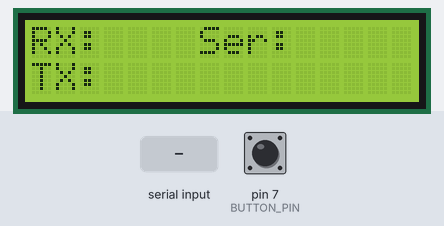
The sketch below on a simulated Arduino Uno, built with avr-gcc and run on an emulated ATmega328P. On the bench: 16×2 character LCD. Inputs (shaded band) come from the test bench; at power-on: pin 7 (BUTTON_PIN) HIGH. Random numbers use the default seed unless the sketch sets one; what the sketch prints to the serial monitor is not drawn.

Above: at 1.2 s.
1.3 s: "1" received over the second serial link
At 3.6 s:
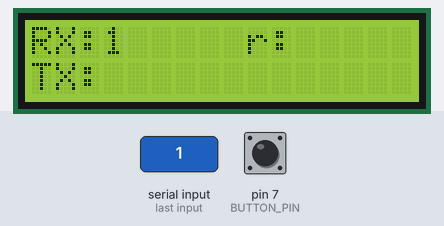
3.9 s: pin 7 (BUTTON_PIN) pulled LOW for 3.2 s
At 7.3 s:
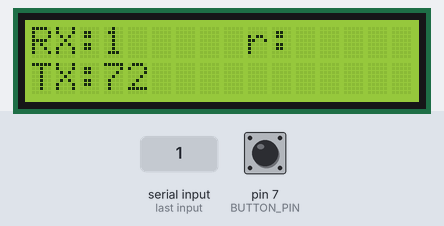
8.6 s: "1" received over Serial
At 10.9 s:
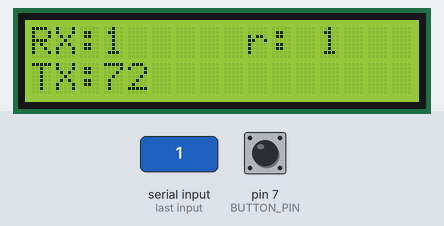
11.2 s: pin 7 (BUTTON_PIN) pulled LOW for 1 s
At 12.6 s:
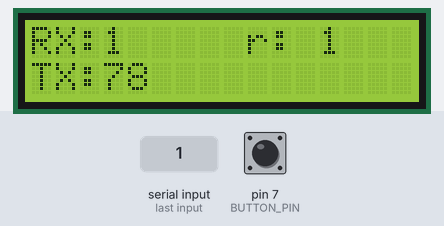
13.7 s: "0" received over Serial
At 15.1 s:
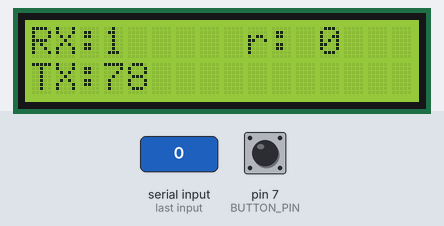
16.3 s: "0" received over the second serial link
At 18.6 s:
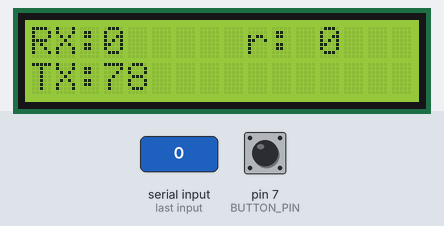
Timing chart, 0 to 19.9 s (numbered marks = the images above; inputs shaded):
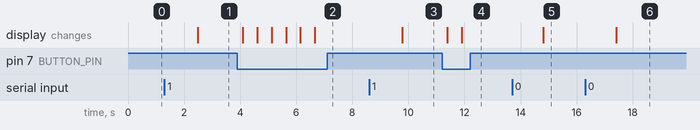

Measured:
- after the input at 1.3 s, the display: changes after 1.2 s (image 1)
- after the input at 3.9 s, the display: first changes after 0.20 s (image 2 shows a later state)
- after the input at 8.6 s, the display: changes after 1.2 s (image 3)
- after the input at 11.2 s, the display: first changes after 0.19 s (image 4 shows a later state)
- after the input at 13.7 s, the display: changes after 1.1 s (image 5)
- after the input at 16.3 s, the display: changes after 1.1 s (image 6)

The sketch:

BT_IO.ino
```cpp
/*
  藍芽收發程式 HC-05(從端)
  接線方式:
  RXD: D6
  TXD: D5
  VCC: 5V
  GND: GND
*/
#include <SoftwareSerial.h>
#include <LCD.h>
#include <Wire.h>
#include <LiquidCrystal_I2C.h>

#define I2C_ADDR 0x27 //0x27或0x3F 定義 I2C 的 Address 位置 (PCF8574T)
#define BUTTON_PIN 7

SoftwareSerial BTserial(5, 6);// (RX, TX)
LiquidCrystal_I2C lcd(I2C_ADDR,2,1,0,4,5,6,7,3,POSITIVE);


void setup() {
  Serial.begin(9600);   // 0, 1 接腳
  BTserial.begin(9600); // 5, 6 接腳 (基本頻率38400,9600也可以)
  pinMode(BUTTON_PIN, INPUT);
  lcd.begin(16, 2);
  lcd.setCursor(0, 0);
  lcd.print("RX:");
  lcd.setCursor(0, 1);
  lcd.print("TX:");
  lcd.setCursor(7, 0);
  lcd.print("Ser:");
}
void loop() {
  //檢查是否有資料透過藍芽傳進來
  if(BTserial.available()){
    String data = BTserial.readString();// 讀取藍芽資料
    Serial.print("BTserial: ");
    Serial.println(data);
    lcd.setCursor(3, 0);
    lcd.print("      ");
    lcd.setCursor(3, 0);
    lcd.print(data);
  }
  //透過藍芽將資料送給 App
  if(digitalRead(BUTTON_PIN) == LOW){
    int n = random(0, 100);
    BTserial.println(n);
    Serial.print("Serial Sand: ");
    Serial.println(n);
    lcd.setCursor(3, 1);
    lcd.print("      ");
    lcd.setCursor(3, 1);
    lcd.print(n);
    delay(300);
  }
  //檢查是否有資料透過USB傳進來
  if(Serial.available()){
    String data = Serial.readString();// 讀取 USB 資料
    Serial.print("Serial Receive: ");
    Serial.println(data);
    lcd.setCursor(12, 0);
    lcd.print("      ");
    lcd.setCursor(12, 0);
    lcd.print(data);
  }
  delay(200);
}
```
